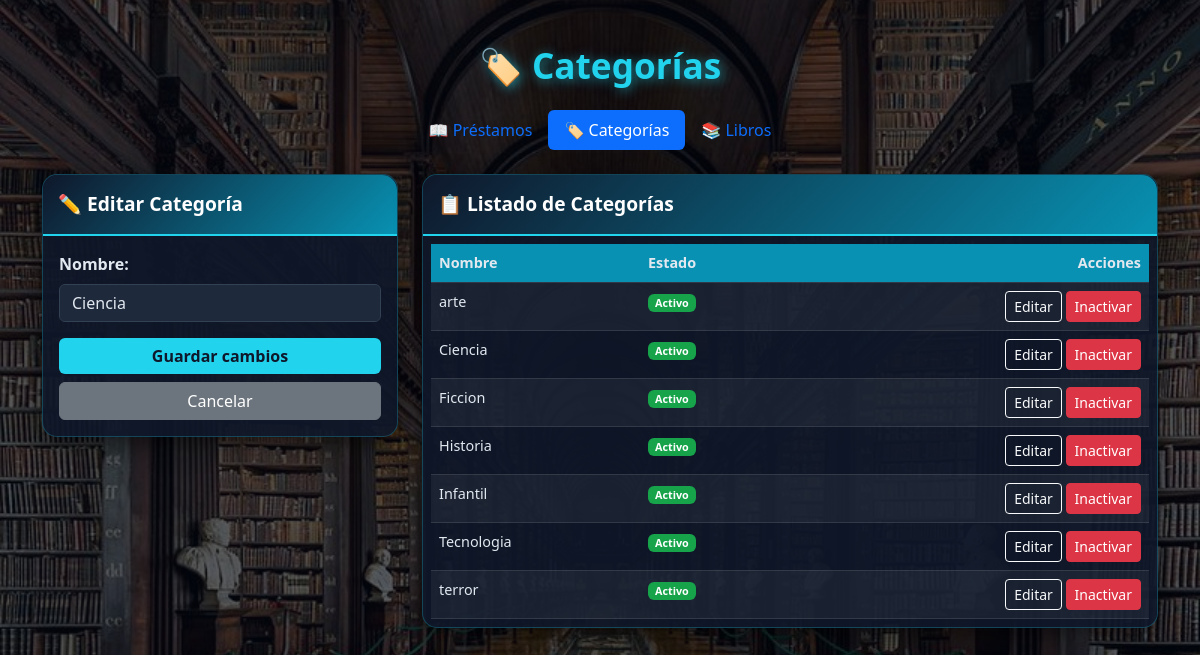
Screenshot of /modulo/categorias.php?editar=2 with the database file from the repository.
### tables this page shows
CREATE TABLE `categorias` (
  `id_categoria` int(11) NOT NULL AUTO_INCREMENT,
  `nombre_categoria` varchar(50) NOT NULL,
  `estado` enum('activo','inactivo') NOT NULL DEFAULT 'activo',
  PRIMARY KEY (`id_categoria`),
  UNIQUE KEY `nombre_categoria` (`nombre_categoria`)
);

### funciones.php (called while the page is built, shortened)
<?php
function obtenerCategoriasTodas(PDO $pdo) {
    $sql = "SELECT id_categoria, nombre_categoria, estado FROM categorias ORDER BY nombre_categoria ASC";
    return $pdo->query($sql)->fetchAll();
}
function obtenerCategoriaPorId(PDO $pdo, int $id_categoria) {
    $sql = "SELECT id_categoria, nombre_categoria FROM categorias WHERE id_categoria = ?";
    $stmt = $pdo->prepare($sql);
    $stmt->execute([$id_categoria]);
    return $stmt->fetch();
}

### modulo/categorias.php (the view, shortened to what this page needs)
<?php
require_once __DIR__ . '/../BD/config.php';
require_once __DIR__ . '/../funciones.php';
$db  = new Database();
$pdo = $db->conectar();
$categoria_editar = isset($_GET['editar']) ? obtenerCategoriaPorId($pdo, trim($_GET['editar'])) : null;
$categorias = obtenerCategoriasTodas($pdo);
?>
<!DOCTYPE html>
<html lang="es">
<head>
    <link href="../bootstrap/css/bootstrap.min.css" rel="stylesheet">
    <link href="../css/style.css" rel="stylesheet">
</head>
<body class="bg-light">
    <div class="overlay">
        <div class="container py-4">
            <h1 class="text-center mb-4 titulo-principal">🏷️ Categorías</h1>
            <ul class="nav nav-pills justify-content-center mb-4">
                <li class="nav-item">
                    <a class="nav-link" href="../index.php">📖 Préstamos</a>
                </li>
                <li class="nav-item">
                    <a class="nav-link active" href="categorias.php">🏷️ Categorías</a>
                </li>
                <li class="nav-item">
                    <a class="nav-link" href="libros.php">📚 Libros</a>
                </li>
            </ul>
            <div class="row">
                <div class="col-lg-4 mb-4">
                    <div class="card card-biblioteca">
                        <div class="card-header-biblioteca">
                            <?php echo $categoria_editar ? '✏️ Editar Categoría' : '➕ Nueva Categoría'; ?>
                        </div>
                        <div class="card-body">
                            <form method="POST" action="categorias.php">
                                <div class="mb-3">
                                    <label class="form-label fw-bold">Nombre:</label>
                                    <input
                                        type="text" class="form-control" name="nombre_categoria" placeholder="Ej: Ficción"
                                        value="<?php echo $categoria_editar ? htmlspecialchars($categoria_editar['nombre_categoria']) : ''; ?>"
                                        required>
                                </div>
                                <button class="btn btn-biblioteca w-100">
                                    <?php
                                    echo $categoria_editar ? 'Guardar cambios' : 'Crear categoría';
                                    ?>
                                </button>
                                <?php if ($categoria_editar): ?>
                                    <a href="categorias.php" class="btn btn-secondary w-100 mt-2">
                                        Cancelar
                                    </a>
                                <?php endif; ?>
                            </form>
                        </div>
                    </div>
                </div>
                <div class="col-lg-8 mb-4">
                    <div class="card card-biblioteca">
                        <div class="card-header-biblioteca">
                            📋 Listado de Categorías
                        </div>
                        <div class="card-body p-2">
                            <table class="table table-striped table-hover mb-0 tabla-biblioteca">
                                <thead>
                                    <tr>
                                        <th>Nombre</th>
                                        <th>Estado</th>
                                        <th class="text-end">Acciones</th>
                                    </tr>
                                </thead>
                                <tbody>
                                    <?php if (count($categorias) == 0): ?>
                                        <tr>
                                            <td colspan="3" class="text-center text-muted">
                                                No hay categorías registradas
                                            </td>
                                        </tr>
                                    <?php else: ?>
                                        <?php foreach ($categorias as $c): ?>
                                            <tr>
                                                <td>
                                                    <?php echo htmlspecialchars($c['nombre_categoria']); ?>
                                                </td>
                                                <td>
                                                    <?php if ($c['estado'] == 'activo'): ?>
                                                        <span class="badge badge-disponible">
                                                            Activo
                                                        </span>
                                                    <?php else: ?>
                                                        <span class="badge badge-inactivo">
                                                            Inactivo
                                                        </span>
                                                    <?php endif; ?>
                                                </td>
                                                <td class="text-end">
                                                    <a
                                                        href="categorias.php?editar=<?php echo $c['id_categoria']; ?>"
                                                        class="btn btn-sm btn-outline-light">
                                                        Editar
                                                    </a>
                                                    <form
                                                        method="POST" action="categorias.php" class="d-inline">
                                                        <?php if ($c['estado'] == 'activo'): ?>
                                                            <button
                                                                class="btn btn-sm btn-danger">
                                                                Inactivar
                                                            </button>
                                                        <?php endif; ?>
                                                    </form>
                                                </td>
                                            </tr>
                                        <?php endforeach; ?>
                                    <?php endif; ?>
                                </tbody>
                            </table>
                        </div>
                    </div>
                </div>
            </div>
        </div>
    </div>
</body>
</html>

### css/style.css (style rules this page uses)
body { background-image: url('../fondo.jpg'); background-size: cover; background-position: center; background-repeat: no-repeat; background-attachment: fixed; min-height: 100vh; font-family: 'Segoe UI', Tahoma, sans-serif; }
.overlay { background-color: rgba(3, 7, 18, 0.65); min-height: 100vh; padding: 20px 0; }
.titulo-principal { color: #22d3ee; text-shadow: 2px 2px 12px rgba(34, 211, 238, 0.6); font-weight: bold; font-size: 2.2rem; }
.card-biblioteca { background-color: rgba(15, 23, 42, 0.92); border-radius: 15px; box-shadow: 0 8px 25px rgba(0, 0, 0, 0.5); border: 1px solid rgba(34, 211, 238, 0.25); color: #e2e8f0; }
.card-header-biblioteca { background: linear-gradient(135deg, #0f172a, #0891b2); color: #ffffff; border-radius: 15px 15px 0 0; padding: 15px; font-weight: bold; font-size: 1.2rem; border-bottom: 2px solid #22d3ee; }
.card-biblioteca .form-label, .card-biblioteca p { color: #e2e8f0; }
.card-biblioteca .form-control, .card-biblioteca .form-select { background-color: #1e293b; color: #e2e8f0; border: 1px solid #334155; }
.btn-biblioteca { background-color: #22d3ee; border: none; color: #0f172a; font-weight: 700; }
.tabla-biblioteca { --bs-table-color: #e2e8f0; --bs-table-bg: transparent; --bs-table-striped-color: #e2e8f0; --bs-table-striped-bg: rgba(255, 255, 255, 0.05); --bs-table-hover-color: #ffffff; --bs-table-hover-bg: rgba(34, 211, 238, 0.15); --bs-table-border-color: rgba(255, 255, 255, 0.15); font-size: 0.9rem; }
.tabla-biblioteca thead { background-color: #0891b2; color: white; }
.badge-disponible { background-color: #16a34a; }
.card-biblioteca .form-control::placeholder { color: #e2e8f0; opacity: 1; }

### rows the page displays
categorias: nombre_categoria "Ciencia", estado "Activo"
categorias: nombre_categoria "arte", estado "Activo"
categorias: nombre_categoria "Ficcion", estado "Activo"
categorias: nombre_categoria "Historia", estado "Activo"
categorias: nombre_categoria "Infantil", estado "Activo"
categorias: nombre_categoria "Tecnologia", estado "Activo"
categorias: nombre_categoria "terror", estado "Activo"
